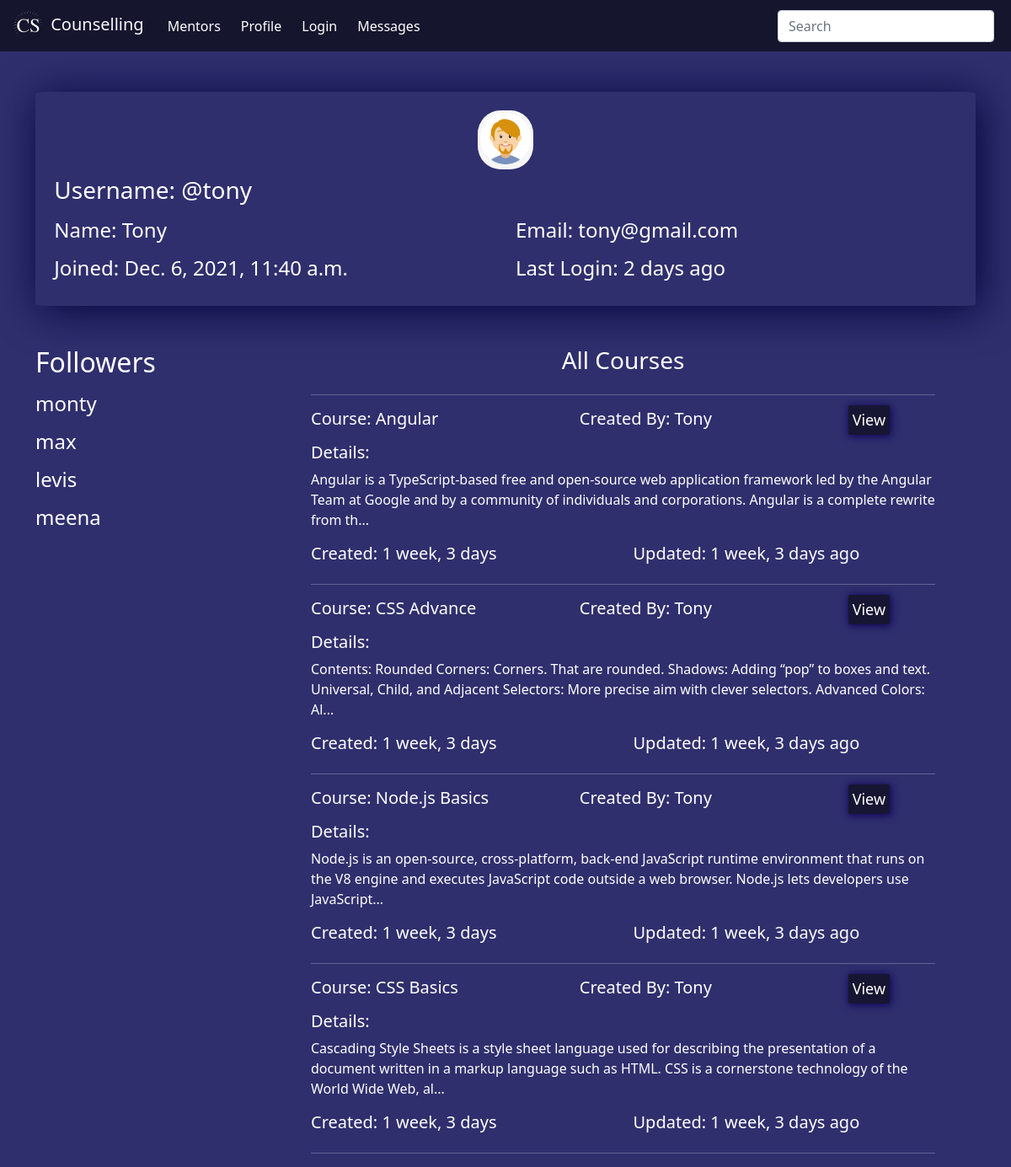
Page /view-profile/4/ on the committed database.
### base/models.py (models this page shows, shortened)
class follower(models.Model):
    mentor = models.CharField(max_length=150)
    student = models.CharField(max_length=150)
    status = models.BooleanField(default=True)

class course(models.Model):
    user = models.ForeignKey(User, on_delete=models.SET_NULL, null=True)
    course_name = models.CharField(max_length=100)
    course_description = models.TextField(null=True)
    course_isactive = models.BooleanField(default=True)
    course_created = models.DateTimeField(auto_now_add=True)
    course_updated = models.DateTimeField(auto_now=True)
    class Meta:
        ordering = ['-course_updated', '-course_created']

### base/views.py (the view)
# urls.py: path('view-profile/<str:pk>/', views.viewProfile, name='view-profile'),
def viewProfile(request, pk):
    user = User.objects.get(id=pk)
    if user.is_superuser:
        courses = course.objects.all()
    else:
        courses = course.objects.filter(user=user)
    mentors = User.objects.filter(is_staff=True)
    if user.is_superuser:
        students = User.objects.filter(groups=2)
    else:
        followers = follower.objects.filter(mentor=user)
        students = []
        for i in followers:
            stu = User.objects.get(username=i.student)
            students.append(stu)
    applied_course = applyforcourse.objects.filter(user=user)
    following = follower.objects.filter(student=user)
    ment = []
    for i in following:
        ment.append(i.mentor)
    followers = follower.objects.filter(mentor=user)
    stu = []
    for i in followers:
        stu.append(i.student)
    context = {
        "user":user,
        "courses":courses,
        "mentors":mentors,
        "students":students,
        "appliedCourse":applied_course,
        "followList":ment,
        "followers":stu,
    }
    return render(request, 'profile.html', context)

### templates/profile.html (shortened to what this page needs)
{% extends 'main.html' %}
{% block content %}
{% load static %}
{% if '/view-profile/' in request.path %}
<div class="container mt-5">
    <div class="profile mb-5">
    <div class="row text-center mb-2">
        <div class="col">
            <img src="{% static 'CharacterAvatar.png' %}" height="70" width="auto">
        </div>
    </div>
    <div class="row mb-2">
        <div class="col">
            <h3>Username: @{{user.get_username}}</h3>
        </div>
    </div>
    <div class="row mb-2">
        <div class="col">
            <h4>Name: {{user.get_full_name}}</h4>
        </div>
        <div class="col">
            <h4>Email: {{user.email}}</h4>
        </div>
    </div>
    <div class="row">
        <div class="col">
            <h4>Joined: {{user.date_joined}}</h4>
        </div>
        <div class="col">
            <h4>Last Login: {{user.last_login|timesince}} ago</h4>
        </div>
    </div>
    </div>
    {% if user.is_staff %}
    <div class="container-dash">
        <div class="followers">
            <h2>Followers</h2>
            {% for item in followers %}
            <h4 class="mt-3">{{item}}</h4>
            {% endfor %}
        </div>
        {% include 'coursecontent.html' %}
    </div>
    {% endif %}
</div>
{% endif %}
{% endblock content %}

### templates/coursecontent.html (shortened to what this page needs)
<div class="dashboard mx-5">
    <h3 class="text-center mb-4">All Courses</h3>
    <hr>
    {% for course in courses %}
    {% if course.course_isactive == True %}
    <div class="row mb-2">
        <div class="col">
            <h5>Course: {{course.course_name}}</h5>
        </div>
        <div class="col">
            <h5>Created By: {{course.user.first_name}}</h5>
        </div>
        {% if request.user == course.user or request.user.is_superuser %}
        <div class="col-2">
            <div class="login-inp">
                <a href="{% url 'edit-course' course.id %}" id="edit-btn">Edit</a>
            </div>
        </div>
        <div class="col-2">
            <div class="login-inp">
                <a href="{% url 'view-course' course.id %}" id="edit-btn">View</a>
            </div>
        </div>
        {% else %}
        <div class="col-2">
            <div class="login-inp">
                <a href="{% url 'view-course' course.id %}" id="edit-btn">View</a>
            </div>
        </div>
        {% endif %}
        </div>
    <h5>Details:</h5>
    <p>{{course.course_description|slice:":200"}}...</p>
    <div class="row mb-2">
        <div class="col">
            <h5>Created: {{course.course_created|timesince}}</h5>
        </div>
        <div class="col">
            <h5>Updated: {{course.course_updated|timesince}} ago</h5>
        </div>
    </div>
    <hr>
    {% endif %}
    {% endfor %}
</div>

### static/main.css (style rules this page uses)
body { color: white; background-color: rgb(47, 47, 110); }
.container-dash { display: grid; grid-template-columns: 1fr 3fr; }

### templates/profile.html (style rules this page uses)
.login-inp a { text-decoration: none; margin-top: 2%; font-size: large; box-shadow: 1px 1px 10px 1px rgb(17, 4, 90); transform: translateY(-2%); border: none; margin-right: 1%; border-radius: 4%; padding: 5%; background-color: rgb(22, 22, 51); color: white; }
.profile { padding: 2%; box-shadow: 5px 5px 50px rgb(4, 4, 61); border-radius: 1%; }
.profile img { border-radius: 40%; }

### templates/coursecontent.html (style rules this page uses)
.login-inp a { text-decoration: none; padding: 5%; margin-top: 2%; font-size: large; box-shadow: 1px 1px 10px 1px rgb(17, 4, 90); transform: translateY(-2%); border: none; margin-right: 1%; border-radius: 4%; background-color: rgb(22, 22, 51); color: white; }

### rows in the picture
follower: followers "monty"
follower: followers "max"
follower: followers "levis"
follower: followers "meena"
course: course_name "Angular", user.first_name "Tony", shows "View", course_description "Angular is a TypeScript-based free and open-source web application framework led by the Angular Team at Google and by a community of individuals and corporations. Angular is a complete rewrite from th", course_created "1 week, 3 days", course_updated "1 week, 3 days"
course: course_name "CSS Advance", user.first_name "Tony", shows "View", course_description "Contents: Rounded Corners: Corners. That are rounded. Shadows: Adding “pop” to boxes and text. Universal, Child, and Adjacent Selectors: More precise aim with clever selectors. Advanced Colors: Al", course_created "1 week, 3 days", course_updated "1 week, 3 days"
course: course_name "Node.js Basics", user.first_name "Tony", shows "View", course_description "Node.js is an open-source, cross-platform, back-end JavaScript runtime environment that runs on the V8 engine and executes JavaScript code outside a web browser. Node.js lets developers use JavaScript", course_created "1 week, 3 days", course_updated "1 week, 3 days"
course: course_name "CSS Basics", user.first_name "Tony", shows "View", course_description "Cascading Style Sheets is a style sheet language used for describing the presentation of a document written in a markup language such as HTML. CSS is a cornerstone technology of the World Wide Web, al", course_created "1 week, 3 days", course_updated "1 week, 3 days"

### other values in the picture
{{ user.get_username }} "tony"
{{ user.get_full_name }} "Tony"
{{ user.email }} "tony@gmail.com"
{{ user.date_joined }} "Dec. 6, 2021, 11:40 a.m."
{{ user.last_login|timesince }} "2 days"
